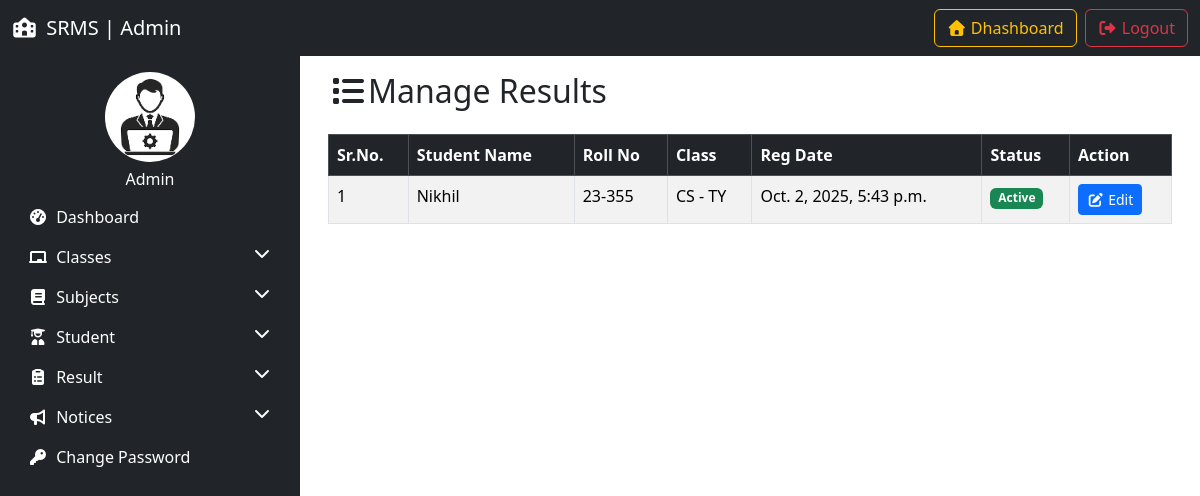
Page /manage_result/ (signed in) on the earlier database version.
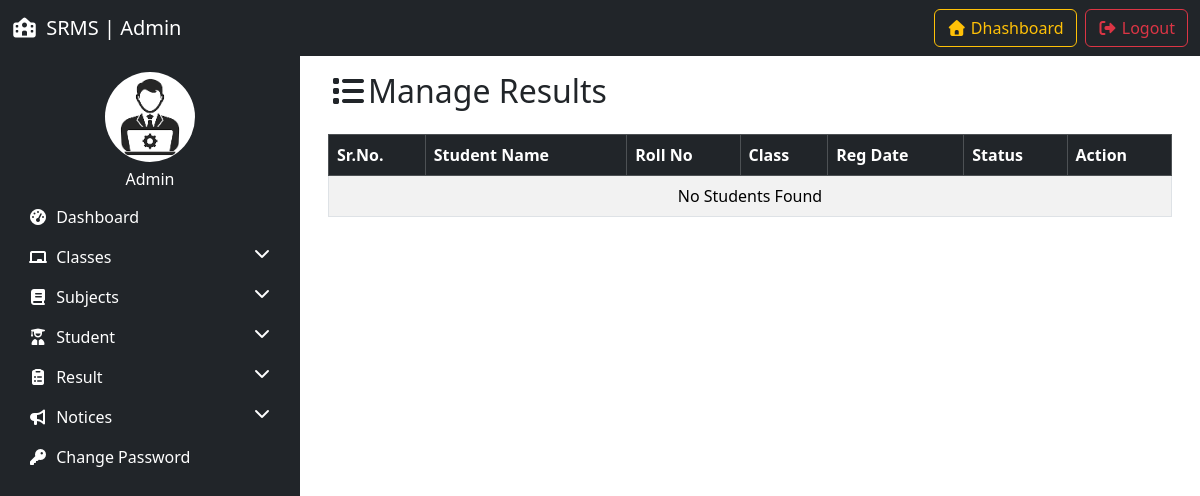
Same page on the later database version.
### resultapp/models.py (models this page shows, shortened)
class Student(models.Model):
    GENDER_CHOICES = (
        ('Male', 'Male'),
        ('Female', 'Female')
    )
    name = models.CharField(max_length=100)
    roll_number = models.CharField(max_length=20, unique=True)
    email = models.EmailField(unique=True)
    gender = models.CharField(max_length=10, choices=GENDER_CHOICES)
    date_of_birth = models.DateField(max_length=100)
    student_class = models.ForeignKey(Studentclass, on_delete=models.SET_NULL, null=True)
    reg_date = models.DateTimeField(auto_now_add=True)
    updation_date = models.DateTimeField(auto_now=True)
    status = models.IntegerField(default=1)

class Studentclass(models.Model):
    streamName = models.CharField(max_length=100)
    yearStream = models.CharField(max_length=100)
    section = models.CharField(max_length=10)
    creation_date = models.DateTimeField(auto_now_add=True)
    updation_date = models.DateTimeField(auto_now=True)

### resultapp/views.py (the view)
# urls.py: path('manage_result/',manage_result, name='manage_result'),
@login_required
def manage_result(request):
    results = Result.objects.select_related('student', 'student_class').all()
    students = {}
    for res in results:
        stu_id = res.student.id
        if stu_id not in students:
            students[stu_id] = {
                'student': res.student,
                'class': res.student_class
            }
    return render(request,'manage_result.html',{'results' : students.values()})

### resultapp/templates/manage_result.html (shortened to what this page needs)
{% extends 'admin_base.html' %}
{% load static %}
{% block content %}
<div class="container">
    <h2 class="mb-4"><i class="fas fa-list"></i>Manage Results</h2>
    <table class="table table-bordered table-striped">
        <thead class="table-dark">
            <tr>
                <th>Sr.No.</th>
                <th>Student Name</th>
                <th>Roll No</th>
                <th>Class</th>
                <th>Reg Date</th>
                <th>Status</th>
                <th>Action</th>
            </tr>
        </thead>
        <tbody>
            {% for i in results %}
             <tr>
                <td>{{forloop.counter}}</td>
                <td>{{i.student.name}}</td>
                <td>{{i.student.roll_number}}</td>
                <td>{{i.class.streamName}} - {{i.class.yearStream}}</td>
                <td>{{i.student.reg_date}}</td>
                <td>
                    {% if i.student.status == 1 %}
                    <span class="badge bg-success">Active</span>
                    {% else %}
                    <span class="badge bg-danger">Inactive</span>
                    {% endif %}
                </td>
                <td>
                    <a href="{% url 'edit_result' i.student.id %}" class="btn btn-sm btn-primary"><i class="fas fa-edit"></i> Edit</a>
                </td>
            </tr>
            {% empty %}
            <tr>
                <td colspan="7" class="text-center">No Students Found</td>
            </tr>
            {% endfor %}
        </tbody>
    </table>
</div>
{% endblock %}

Differences in the rows shown:
removed Student: student.name "Nikhil", student.roll_number "23-355", class.streamName "CS", class.yearStream "TY", student.reg_date "Oct. 2, 2025, 5:43 p.m.", status "Active"
Other differences:
text now shown: "No Students Found"
